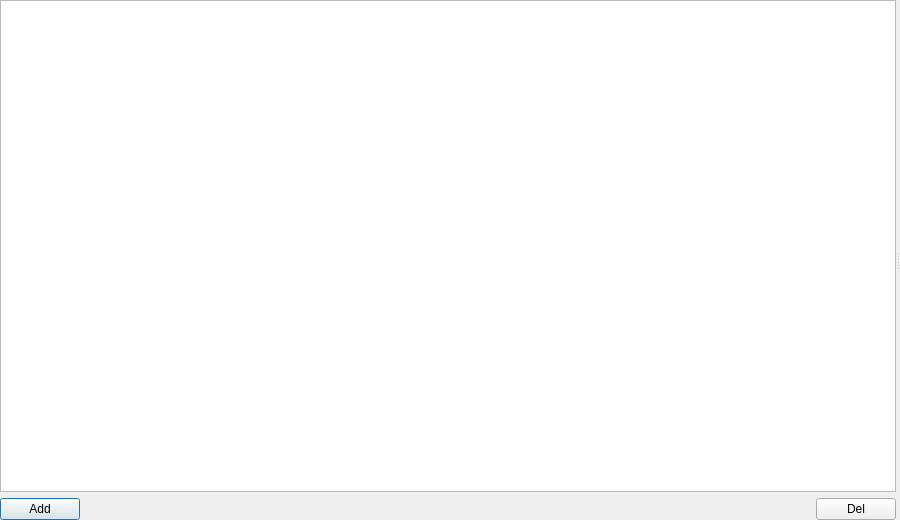
<?xml version="1.0" encoding="UTF-8"?>
<ui version="4.0">
 <class>GeneratorQCurveEditorDialog</class>
 <widget class="QDialog" name="GeneratorQCurveEditorDialog">
  <property name="geometry">
   <rect>
    <x>0</x>
    <y>0</y>
    <width>900</width>
    <height>520</height>
   </rect>
  </property>
  <property name="windowTitle">
   <string>Reactive power curve editor</string>
  </property>
  <layout class="QVBoxLayout" name="verticalLayout">
   <property name="leftMargin">
    <number>0</number>
   </property>
   <property name="topMargin">
    <number>0</number>
   </property>
   <property name="rightMargin">
    <number>0</number>
   </property>
   <property name="bottomMargin">
    <number>0</number>
   </property>
   <item>
    <widget class="QSplitter" name="splitter">
     <property name="orientation">
      <enum>Qt::Horizontal</enum>
     </property>
     <widget class="QFrame" name="leftFrame">
      <layout class="QVBoxLayout" name="leftLayout">
       <property name="leftMargin">
        <number>0</number>
       </property>
       <property name="topMargin">
        <number>0</number>
       </property>
       <property name="rightMargin">
        <number>0</number>
       </property>
       <property name="bottomMargin">
        <number>0</number>
       </property>
       <item>
        <widget class="QTableView" name="tableView"/>
       </item>
       <item>
        <widget class="QFrame" name="buttonsFrame">
         <property name="maximumSize">
          <size>
           <width>16777215</width>
           <height>40</height>
          </size>
         </property>
         <layout class="QHBoxLayout" name="buttonsLayout">
          <property name="leftMargin">
           <number>0</number>
          </property>
          <property name="topMargin">
           <number>0</number>
          </property>
          <property name="rightMargin">
           <number>0</number>
          </property>
          <property name="bottomMargin">
           <number>0</number>
          </property>
          <item>
           <widget class="QPushButton" name="addRowButton">
            <property name="text">
             <string>Add</string>
            </property>
           </widget>
          </item>
          <item>
           <spacer name="horizontalSpacer">
            <property name="orientation">
             <enum>Qt::Horizontal</enum>
            </property>
            <property name="sizeHint" stdset="0">
             <size>
              <width>40</width>
              <height>20</height>
             </size>
            </property>
           </spacer>
          </item>
          <item>
           <widget class="QPushButton" name="delRowButton">
            <property name="text">
             <string>Del</string>
            </property>
           </widget>
          </item>
         </layout>
        </widget>
       </item>
      </layout>
     </widget>
     <widget class="QFrame" name="rightFrame">
      <layout class="QVBoxLayout" name="rightLayout">
       <property name="leftMargin">
        <number>0</number>
       </property>
       <property name="topMargin">
        <number>0</number>
       </property>
       <property name="rightMargin">
        <number>0</number>
       </property>
       <property name="bottomMargin">
        <number>0</number>
       </property>
       <item>
        <widget class="MatplotlibWidget" name="plotter" native="true"/>
       </item>
      </layout>
     </widget>
    </widget>
   </item>
  </layout>
 </widget>
 <customwidgets>
  <customwidget>
   <class>MatplotlibWidget</class>
   <extends>QWidget</extends>
   <header>matplotlibwidget.h</header>
  </customwidget>
 </customwidgets>
 <resources/>
 <connections/>
</ui>
